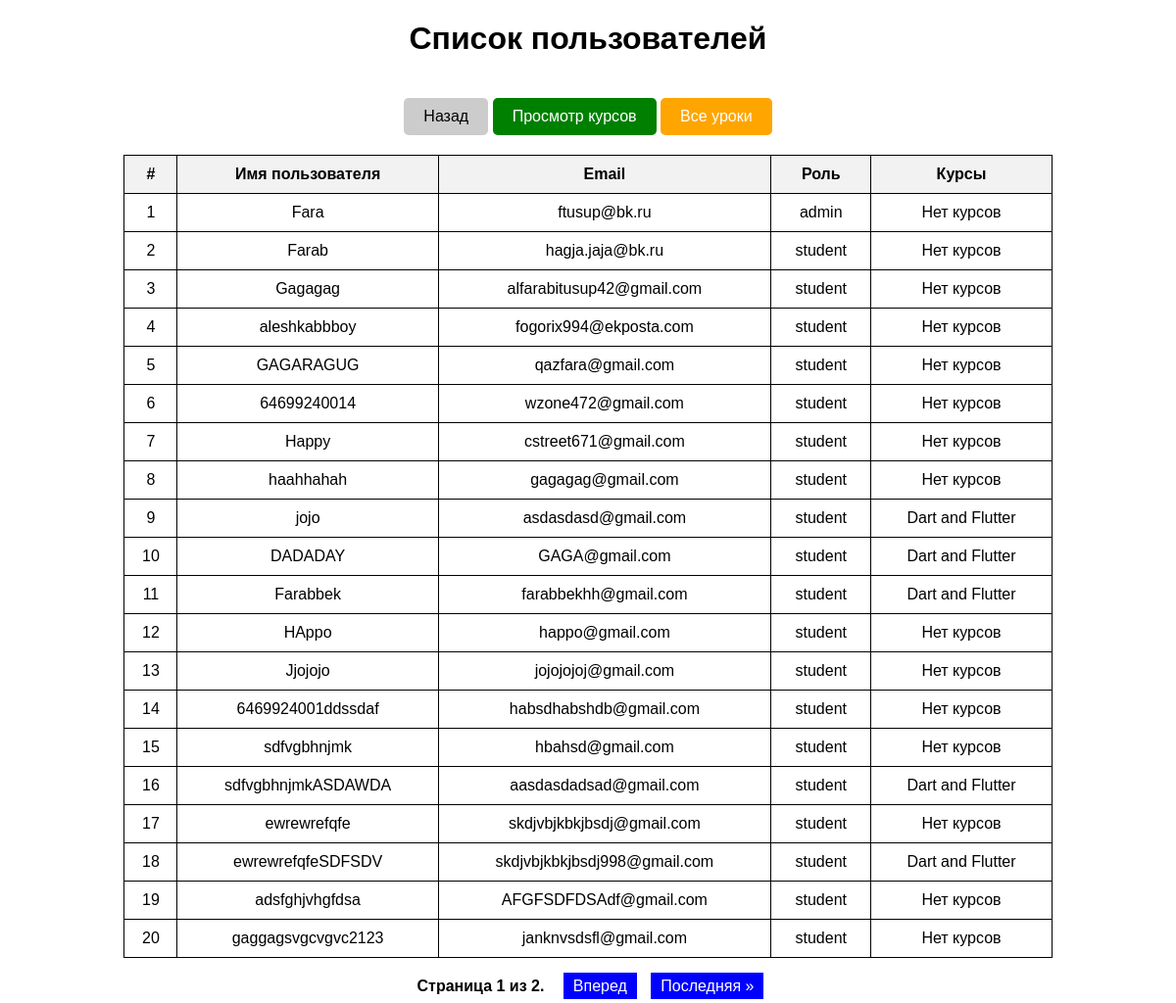
/users/list/, run on the app's committed database.
### users/models.py (models this page shows, shortened)
class User(AbstractUser):
    ROLES = [
        ('student', 'Student'),
        ('manager', 'Manager'),
        ('admin', 'Administrator'),
    ]
    email = models.EmailField(unique=True)
    role = models.CharField(max_length=20, choices=ROLES, default='student')
    confirmation_code = models.CharField(max_length=6, blank=True, null=True)
    is_confirmed = models.BooleanField(default=False)
    courses = models.ManyToManyField('courses.Course', related_name='enrolled_students')
    USERNAME_FIELD = 'email'
    REQUIRED_FIELDS = ['first_name', 'last_name']

### courses/models.py (models this page shows, shortened)
class Course(models.Model):
    title = models.CharField(max_length=200)
    description = models.TextField()
    price = models.DecimalField(max_digits=10, decimal_places=2)
    students = models.ManyToManyField(
        settings.AUTH_USER_MODEL,
        related_name='enrolled_courses',
        blank=True
    )

### users/views.py (the view)
# urls.py: path('list/', user_list, name='user_list'),
def user_list(request):
    users = User.objects.prefetch_related('enrolled_courses').all()
    paginator = Paginator(users, 20)
    page_number = request.GET.get('page')
    page_obj = paginator.get_page(page_number)
    return render(request, 'users/user_list.html', {'page_obj': page_obj})

### users/templates/users/user_list.html (shortened to what this page needs)
<!DOCTYPE html>
<html lang="ru">
<head>
</head>
<body>
    <h1>Список пользователей</h1>
    <a href="{% url 'courses_list' %}" class="back-btn">Назад</a>
    <a href="{% url 'courses_list' %}" style="display: inline-block; margin-top: 20px; padding: 10px 20px; background: green; color: white; text-decoration: none; border-radius: 5px;">
        Просмотр курсов
    </a>
    <a href="{% url 'lessons_list' %}" style="display: inline-block; margin-top: 20px; padding: 10px 20px; background: orange; color: white; text-decoration: none; border-radius: 5px;">
        Все уроки
    </a>
    <table>
        <thead>
            <tr>
                <th>#</th>
                <th>Имя пользователя</th>
                <th>Email</th>
                <th>Роль</th>
                <th>Курсы</th>
            </tr>
        </thead>
        <tbody>
            {% for user in page_obj %}
                <tr>
                    <td>{{ forloop.counter }}</td>
                    <td>{{ user.username }}</td>
                    <td>{{ user.email }}</td>
                    <td>
                        {% if user.is_staff %}
                            admin
                        {% else %}
                            student
                        {% endif %}
                    </td>
                    <td>
                        {% for course in user.enrolled_courses.all %}
                            {{ course.title }}{% if not forloop.last %}, {% endif %}
                        {% empty %}
                            Нет курсов
                        {% endfor %}
                    </td>
                </tr>
            {% empty %}
                <tr>
                    <td colspan="5">Нет пользователей</td>
                </tr>
            {% endfor %}
        </tbody>
    </table>
    <div class="pagination">
        <span class="step-links">
            <span class="current">
                Страница <strong>{{ page_obj.number }}</strong> из <strong>{{ page_obj.paginator.num_pages }}</strong>.
            </span>
            {% if page_obj.has_next %}
                <a href="?page={{ page_obj.next_page_number }}">Вперед</a>
                <a href="?page={{ page_obj.paginator.num_pages }}">Последняя »</a>
            {% endif %}
        </span>
    </div>
</body>
</html>

### users/templates/users/user_list.html (style rules this page uses)
body { font-family: Arial, sans-serif; text-align: center; margin-top: 20px; }
table { width: 80%; margin: 20px auto; border-collapse: collapse; }
th, td { border: 1px solid black; padding: 10px; text-align: center; }
th { background-color: #f2f2f2; }
.pagination { margin-top: 20px; }
.pagination a { margin: 0 5px; padding: 5px 10px; background: blue; color: white; text-decoration: none; }
.current { font-weight: bold; margin: 0 10px; }
.back-btn { display: inline-block; margin-top: 20px; padding: 10px 20px; background: #ccc; color: black; text-decoration: none; border-radius: 5px; }

### data on the page
User: username "Fara", email "ftusup@bk.ru", is_staff "admin"
User: username "Farab", email "hagja.jaja@bk.ru", is_staff "student"
User: username "Gagagag", email "alfarabitusup42@gmail.com", is_staff "student"
User: username "aleshkabbboy", email "fogorix994@ekposta.com", is_staff "student"
User: username "GAGARAGUG", email "qazfara@gmail.com", is_staff "student"
User: username "64699240014", email "wzone472@gmail.com", is_staff "student"
User: username "Happy", email "cstreet671@gmail.com", is_staff "student"
User: username "haahhahah", email "gagagag@gmail.com", is_staff "student"
User: username "jojo", email "asdasdasd@gmail.com", is_staff "student"
Course: title "Dart and Flutter"
User: username "DADADAY", email "GAGA@gmail.com", is_staff "student"
User: username "Farabbek", email "farabbekhh@gmail.com", is_staff "student"
User: username "HAppo", email "happo@gmail.com", is_staff "student"
User: username "Jjojojo", email "jojojojoj@gmail.com", is_staff "student"
User: username "6469924001ddssdaf", email "habsdhabshdb@gmail.com", is_staff "student"
User: username "sdfvgbhnjmk", email "hbahsd@gmail.com", is_staff "student"
User: username "sdfvgbhnjmkASDAWDA", email "aasdasdadsad@gmail.com", is_staff "student"
User: username "ewrewrefqfe", email "skdjvbjkbkjbsdj@gmail.com", is_staff "student"
User: username "ewrewrefqfeSDFSDV", email "skdjvbjkbkjbsdj998@gmail.com", is_staff "student"
User: username "adsfghjvhgfdsa", email "AFGFSDFDSAdf@gmail.com", is_staff "student"
User: username "gaggagsvgcvgvc2123", email "janknvsdsfl@gmail.com", is_staff "student"

### other printed values
{{ page_obj.number }} "1"
{{ page_obj.paginator.num_pages }} "2"
